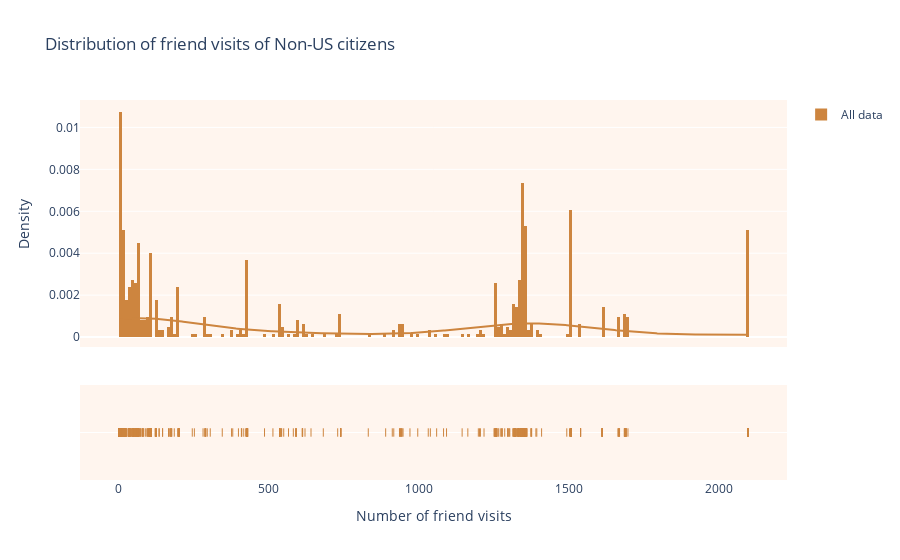

This figure's notebook cell:
### Code cell
import plotly.figure_factory as ff
import numpy as np
from plotly.offline import download_plotlyjs, init_notebook_mode, plot, iplot


# Group data together
hist_data = [bk_gw_friends['checkin_time'][bk_gw_friends['data'] == 'Brightkite'].values, 
             bk_gw_friends['checkin_time'][bk_gw_friends['data'] == 'Gowalla'].values]

hist_data = [bk_gw_friends['checkin_time'].values]


group_labels = ['All data'] #['Brightkite', 'Gowalla']
colors = ['peru'] #'seagreen', 


# Create distplot with custom bin_size
fig = ff.create_distplot(hist_data, group_labels, bin_size=10, colors=colors)
fig.update_layout(plot_bgcolor='seashell')
fig.update_traces(opacity=1)
fig.update_layout(
    title="Distribution of friend visits of Non-US citizens",
    xaxis_title="Number of friend visits",
    yaxis_title="Density"
    )

fig.update_layout(barmode='stack')

fig.show()

%cd "/home/mogan/Desktop/z_ada/ada-2020-project-milestone-p3-p3_/plots"

html = plot(fig, auto_open=False, output_type='div')
with open("Friend_visit_non_US_distribution.html", 'w') as file:
    file.write(html)

### Figure 1 — Plotly figure (JSON) as saved in the notebook; plotly's stock layout.template omitted (floating-point values rounded to 4 significant figures; data arrays with more than 128 entries replaced by an {"elided": "..."} marker saying what was removed)
{"data": [{"autobinx": false, "histnorm": "probability density", "legendgroup": "All data", "marker": {"color": "peru"}, "name": "All data", "opacity": 1, "type": "histogram", "x": {"elided": "625 int values"}, "xaxis": "x", "xbins": {"end": 2098, "size": 10, "start": 1}, "yaxis": "y"}, {"legendgroup": "All data", "marker": {"color": "peru"}, "mode": "lines", "name": "All data", "opacity": 1, "showlegend": false, "type": "scatter", "x": {"elided": "500 float values"}, "xaxis": "x", "y": {"elided": "500 float values"}, "yaxis": "y"}, {"legendgroup": "All data", "marker": {"color": "peru", "symbol": "line-ns-open"}, "mode": "markers", "name": "All data", "opacity": 1, "showlegend": false, "type": "scatter", "x": {"elided": "625 int values"}, "xaxis": "x", "y": {"elided": "625 str values"}, "yaxis": "y2"}], "layout": {"barmode": "stack", "hovermode": "closest", "legend": {"traceorder": "reversed"}, "plot_bgcolor": "seashell", "title": {"text": "Distribution of friend visits of Non-US citizens"}, "xaxis": {"anchor": "y2", "domain": [0, 1], "title": {"text": "Number of friend visits"}, "zeroline": false}, "yaxis": {"anchor": "free", "domain": [0.35, 1], "position": 0, "title": {"text": "Density"}}, "yaxis2": {"anchor": "x", "domain": [0, 0.25], "dtick": 1, "showticklabels": false}}}
